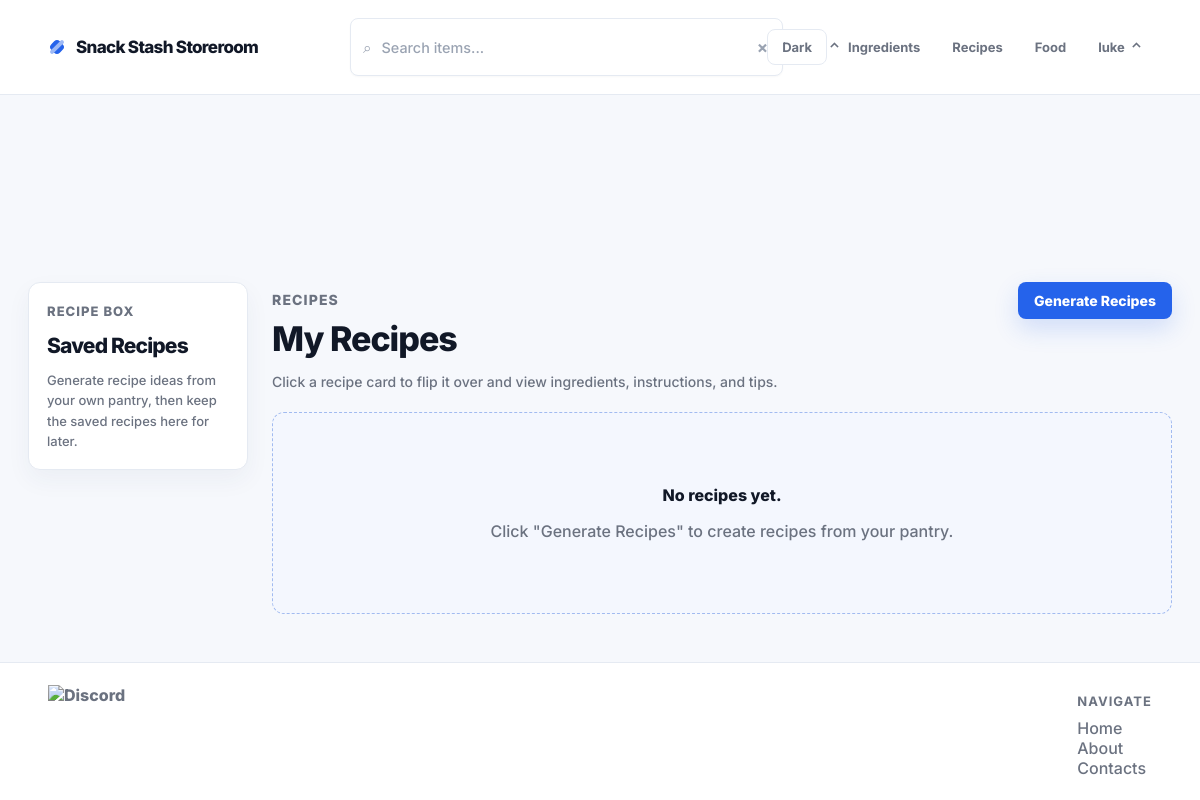
/recipes/page (signed in), run on an earlier commit of the app's database.
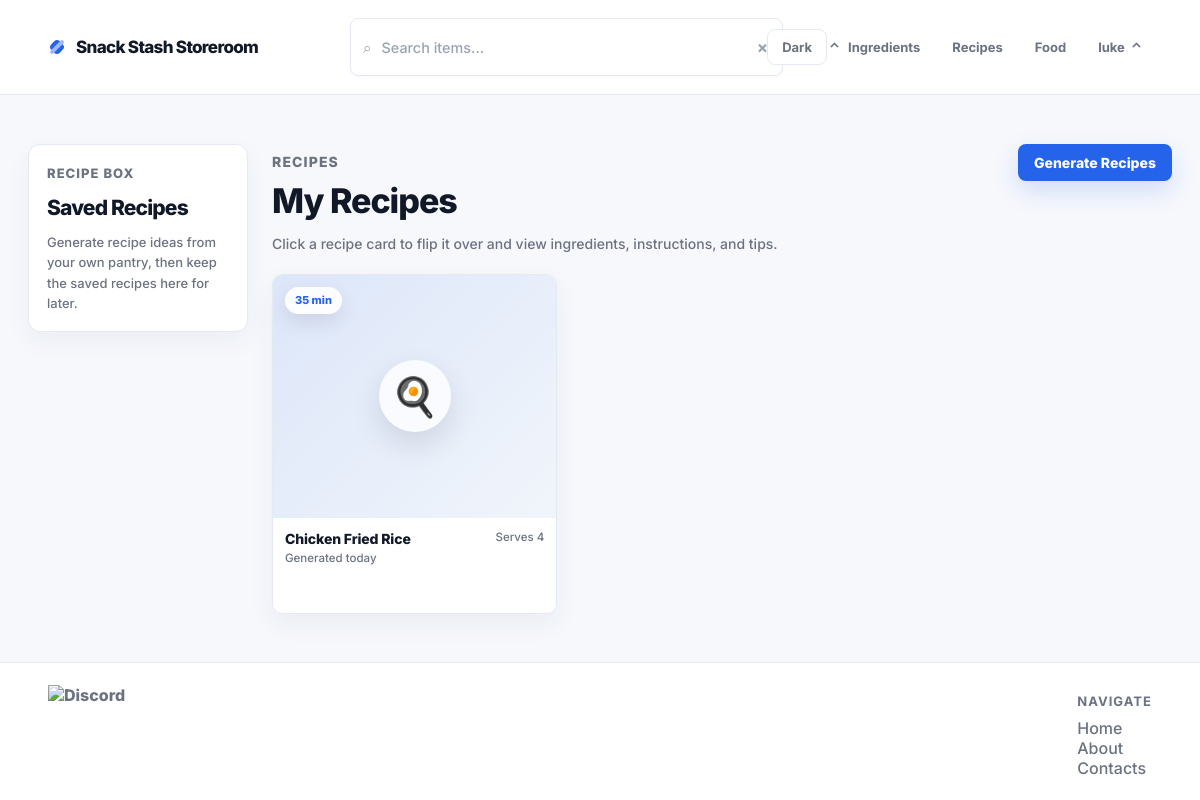
And on a later commit of the database.
### app/models/model.py (models this page shows)
class BaseModel(Model):
    class Meta:
        database = db

class Recipe(BaseModel):
    id = AutoField()
    user = ForeignKeyField(User, backref="recipes")
    title = CharField()
    description = CharField(null=True)
    prep_time_minutes = IntegerField()
    cook_time_minutes = IntegerField()
    servings = IntegerField()
    tips = CharField(null=True)
    created_at = DateTimeField(default=datetime.now)
    class Meta:
        table_name = "recipes"

### app/routes/recipes.py (the view)
@recipe_bp.route("/page")
@login_required
def recipes_page():
    user_id = int(current_user.id)
    recipes = [recipe_to_dict(r) for r in
               Recipe.select().where(Recipe.user_id == user_id).order_by(Recipe.id.desc())]
    for r in recipes:
        r["generated_label"] = _relative_date(r["created_at"])
    return render_template("recipes.html", recipes=recipes, gen_status=_gen_status)

### app/routes/recipes.py (called while the page is built)
def recipe_to_dict(recipe):
    return {
        **recipe.__data__,
        "ingredients_used": [i.__data__ for i in recipe.ingredients],
        "missing_ingredients": [m.__data__ for m in recipe.missing_ingredients],
        "instructions": [
            i.__data__ for i in recipe.instructions.order_by(RecipeInstruction.step_number)
        ],
    }

def _relative_date(d):
    if isinstance(d, str):
        d = date.fromisoformat(d)
    elif hasattr(d, "date"):
        d = d.date()
    delta = (date.today() - d).days
    if delta == 0:
        return "today"
    if delta == 1:
        return "yesterday"
    return f"{delta} days ago"

### app/templates/recipes.html
{% extends "layout.html" %}
{% block content %}
<main class="dashboard-page">
    <div class="dashboard-shell">
        <aside class="dashboard-sidebar">
            <p class="sidebar-kicker quicksand-regular">Recipe Box</p>
            <h1 class="elms-sans-regular">Saved Recipes</h1>
            <p class="quicksand-regular">Generate recipe ideas from your own pantry, then keep the saved recipes here for later.</p>
        </aside>
        <section id="recipes-section" class="pantry-section dashboard-main">
            {% include "_recipes_section.html" %}
        </section>
    </div>
</main>
{% endblock %}

### app/templates/_recipes.html (shortened to what this page needs)
{% if recipes %}
  {% for recipe in recipes %}
    {% set total_time = recipe.prep_time_minutes + recipe.cook_time_minutes %}
    {% set recipe_search = recipe.title ~ ' ' ~ (recipe.description or '') %}
    <article class="pantry-card recipe-card"
      data-search="{{ recipe_search|lower }}">
      <div class="pantry-card-inner">
        <label class="pantry-card-face pantry-card-front" for="recipe-card-{{ recipe.id }}" data-card-flip
          aria-label="View recipe details for {{ recipe.title }}">
          <span class="pantry-card-media recipe-card-media">
            <span class="pantry-item-icon" aria-hidden="true">🍳</span>
            <span class="recipe-meta-chip quicksand-regular">{{ total_time }} min</span>
          </span>
          <span class="pantry-card-main">
            <span>
              <strong class="elms-sans-regular">{{ recipe.title }}</strong>
              <small class="quicksand-regular">Generated {{ recipe.generated_label }}</small>
            </span>
            <span class="pantry-card-quantity quicksand-regular">Serves {{ recipe.servings }}</span>
          </span>
        </label>
        <div class="pantry-card-face pantry-card-back recipe-card-back">
          <label for="recipe-card-{{ recipe.id }}" class="card-back-button quicksand-regular" data-card-unflip>Back</label>
          <p class="dialog-eyebrow quicksand-regular">Recipe</p>
          <h3 class="elms-sans-regular">🍳 {{ recipe.title }}</h3>
          {% if recipe.description %}
            <p class="quicksand-regular recipe-card-description">{{ recipe.description }}</p>
          {% endif %}
          <div class="pantry-detail-list quicksand-regular recipe-meta-list">
            <div>
              <span>Prep</span>
              <strong>{{ recipe.prep_time_minutes }} min</strong>
            </div>
            <div>
              <span>Cook</span>
              <strong>{{ recipe.cook_time_minutes }} min</strong>
            </div>
            <div>
              <span>Serves</span>
              <strong>{{ recipe.servings }}</strong>
            </div>
          </div>
          <div class="recipe-card-scroll">
            <p class="elms-sans-regular recipe-card-section-label">Pantry Ingredients</p>
            {% for ing in recipe.ingredients_used %}
              <p class="quicksand-regular recipe-card-ingredient-item">
              </p>
            {% endfor %}
          </div>
          <div class="card-actions recipe-card-actions">
            <button class="card-delete quicksand-regular"
              hx-delete="/recipes/{{ recipe.id }}"
              hx-target="#recipes-section-inner"
              hx-swap="outerHTML"
              hx-confirm="Delete this recipe?">Delete</button>
          </div>
        </div>
      </div>
    </article>
  {% endfor %}
{% else %}
  <div class="empty-state quicksand-regular">
    <p>No recipes yet.</p>
    <p>Click "Generate Recipes" to create recipes from your pantry.</p>
  </div>
{% endif %}

What changed in the data, as far as the page shows it:
added Recipe: total_time "35", title "Chicken Fried Rice", generated_label "today", servings "4"
Also different on the page:
text no longer shown: "No recipes yet. Click \"Generate Recipes\" to create recipes from your pantry."
